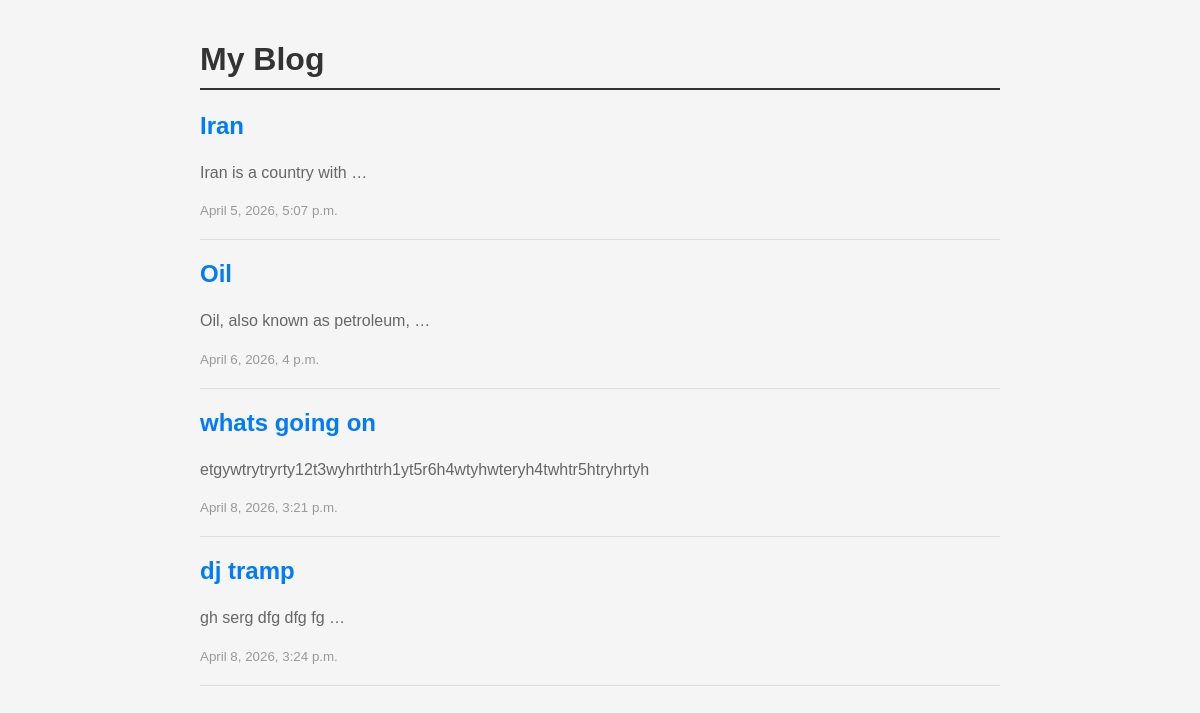
Page /blog/ on the earlier database version.
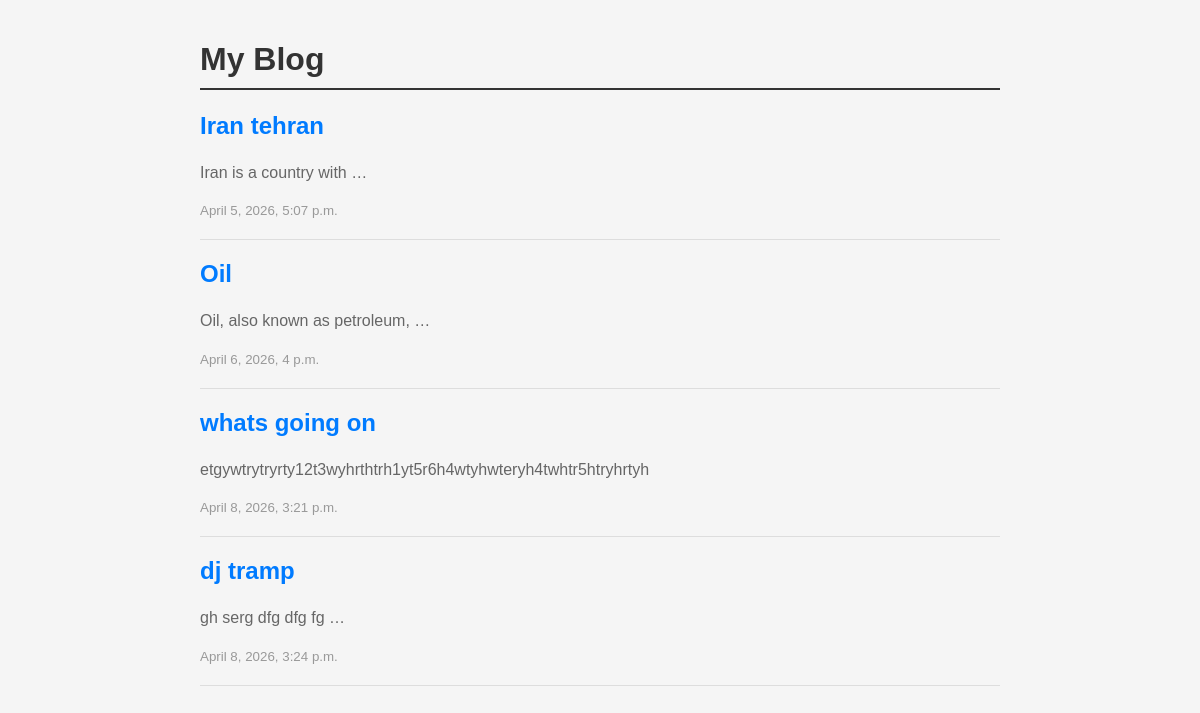
Same page on the later database version.
### blog/models.py (models this page shows, shortened)
class Post(models.Model):
    title = models.CharField(max_length=200)
    body = models.TextField()
    created_at = models.DateTimeField(auto_now_add=True)

### blog/views.py (the view)
# urls.py: path('', views.post_list, name='post_list'),
def post_list(request):
    posts = Post.objects.all()
    return render(request, 'blog/post_list.html', {'posts': posts})

### blog/templates/blog/post_list.html (shortened to what this page needs)
{% load static %}
<!DOCTYPE html>
<html>
<head>
    <link rel="stylesheet" href="{% static 'blog/style.css' %}">
</head>
<body>
    <h1>My Blog</h1>
    {% for post in posts %}
        <h2><a href="{% url 'post_detail' post.pk %}">{{ post.title }}</a></h2>
        <p>{{ post.body|truncatewords:5 }}</p>
        <small>{{ post.created_at }}</small>
        <hr>
    {% endfor %}
</body>
</html>

Differences in the rows shown:
changed Post "Iran is a country with …": title "Iran" → "Iran tehran"
